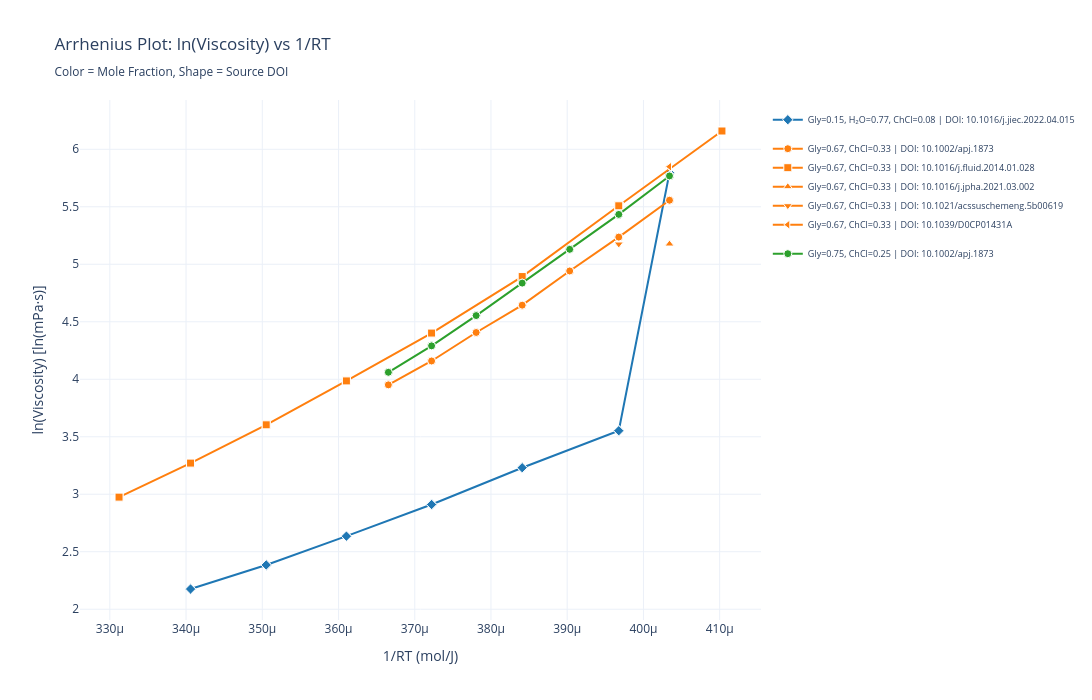

Here is the notebook cell this chart was saved with:
### Markdown cell above
### Plot 2: Single Plot - Color by Mole Fraction, Shape by Source DOI

### Code cell
# Create single plot: color by mole fraction, shape by source_doi
fig = go.Figure()

# Get unique mole fraction combinations and source DOIs
unique_combos = sorted(df_viscosity['mole_fraction_combo'].unique())
unique_dois = sorted(df_viscosity['source_doi'].dropna().unique())

# Color palette for mole fractions
colors = ['#1f77b4', '#ff7f0e', '#2ca02c', '#d62728', '#9467bd', '#8c564b', '#e377c2', '#7f7f7f', '#bcbd22', '#17becf']

# Marker shapes for different DOIs (circle, square, diamond, triangle, etc.)
marker_symbols = ['circle', 'square', 'diamond', 'triangle-up', 'triangle-down', 
                  'triangle-left', 'triangle-right', 'star', 'pentagon', 'hexagon',
                  'cross', 'x', 'diamond-wide', 'diamond-tall']

print(f"Found {len(unique_dois)} unique source DOIs")
print(f"Found {len(unique_combos)} unique mole fraction combinations")

# Create traces for each combination of (mole_fraction_combo, source_doi)
for combo_idx, combo in enumerate(unique_combos):
    combo_color = colors[combo_idx % len(colors)]
    
    for doi_idx, doi in enumerate(unique_dois):
        # Filter data for this specific combination
        filtered_data = df_viscosity[
            (df_viscosity['mole_fraction_combo'] == combo) & 
            (df_viscosity['source_doi'] == doi)
        ].copy()
        
        if len(filtered_data) > 0:
            # Calculate 1/RT and ln(viscosity) for Arrhenius plot
            R = 8.314  # J/(mol·K)
            filtered_data['inv_RT'] = 1 / (R * filtered_data['temperature'])
            filtered_data['ln_viscosity'] = np.log(filtered_data['viscosity_1000'])
            
            # Sort by inv_RT
            filtered_data = filtered_data.sort_values('inv_RT')
            
            # Create trace name that includes both mole fraction and DOI
            trace_name = f"{combo} | DOI: {doi[:30]}..." if len(doi) > 30 else f"{combo} | DOI: {doi}"
            
            # Add trace
            fig.add_trace(go.Scatter(
                x=filtered_data['inv_RT'],
                y=filtered_data['ln_viscosity'],
                mode='lines+markers',
                name=trace_name,
                line=dict(color=combo_color, width=2, dash='solid'),
                marker=dict(
                    symbol=marker_symbols[doi_idx % len(marker_symbols)],
                    size=8,
                    color=combo_color,
                    line=dict(width=1, color='white')
                ),
                legendgroup=combo,  # Group by mole fraction in legend
                hovertemplate='<b>%{fullData.name}</b><br>' +
                              '1/RT: %{x:.6f} mol/J<br>' +
                              'ln(Viscosity): %{y:.3f}<br>' +
                              'Temperature: %{customdata:.2f} K<br>' +
                              'Viscosity: %{text:.2f} mPa·s<br>' +
                              '<extra></extra>',
                customdata=filtered_data['temperature'],
                text=filtered_data['viscosity_1000']
            ))

# Update layout
fig.update_layout(
    title='Arrhenius Plot: ln(Viscosity) vs 1/RT<br><sub>Color = Mole Fraction, Shape = Source DOI</sub>',
    xaxis_title='1/RT (mol/J)',
    yaxis_title='ln(Viscosity) [ln(mPa·s)]',
    hovermode='closest',
    template='plotly_white',
    width=1200,
    height=700,
    legend=dict(
        yanchor="top",
        y=0.99,
        xanchor="left",
        x=1.01,
        font=dict(size=9)
    )
)

# Show the interactive plot
fig.show()

print(f"\n✅ Created Arrhenius plot with:")
print(f"   - {len(unique_combos)} mole fraction combinations (colors)")
print(f"   - {len(unique_dois)} source DOIs (marker shapes)")
print(f"   - Click legend items to show/hide traces")

### Figure 1 — Plotly figure (JSON) as saved in the notebook; plotly's stock layout.template omitted (floating-point values rounded to 4 significant figures)
{"data": [{"customdata": [353.1, 353.1, 353.1, 343.1, 343.1, 343.1, 333.1, 333.1, 333.1, 323.1, 323.1, 323.1, 313.1, 313.1, 313.1, 303.1, 303.1, 303.1, 298.1, 298.1, 298.1], "hovertemplate": "<b>%{fullData.name}</b><br>1/RT: %{x:.6f} mol/J<br>ln(Viscosity): %{y:.3f}<br>Temperature: %{customdata:.2f} K<br>Viscosity: %{text:.2f} mPa·s<br><extra></extra>", "legendgroup": "Gly=0.15, H₂O=0.77, ChCl=0.08", "line": {"color": "#1f77b4", "dash": "solid", "width": 2}, "marker": {"color": "#1f77b4", "line": {"color": "white", "width": 1}, "size": 8, "symbol": "diamond"}, "mode": "lines+markers", "name": "Gly=0.15, H₂O=0.77, ChCl=0.08 | DOI: 10.1016/j.jiec.2022.04.015", "text": [8.81, 8.81, 8.81, 10.86, 10.86, 10.86, 13.95, 13.95, 13.95, 18.37, 18.37, 18.37, 25.3, 25.3, 25.3, 34.9, 34.9, 34.9, 329, 329, 329], "type": "scatter", "x": [0.0003406, 0.0003406, 0.0003406, 0.0003505, 0.0003505, 0.0003505, 0.000361, 0.000361, 0.000361, 0.0003722, 0.0003722, 0.0003722, 0.0003841, 0.0003841, 0.0003841, 0.0003968, 0.0003968, 0.0003968, 0.0004034, 0.0004034, 0.0004034], "y": [2.176, 2.176, 2.176, 2.385, 2.385, 2.385, 2.635, 2.635, 2.635, 2.911, 2.911, 2.911, 3.231, 3.231, 3.231, 3.552, 3.552, 3.552, 5.796, 5.796, 5.796]}, {"customdata": [328.1, 328.1, 323.1, 323.1, 318.1, 318.1, 313.1, 313.1, 308.1, 308.1, 303.1, 303.1, 298.1, 298.1], "hovertemplate": "<b>%{fullData.name}</b><br>1/RT: %{x:.6f} mol/J<br>ln(Viscosity): %{y:.3f}<br>Temperature: %{customdata:.2f} K<br>Viscosity: %{text:.2f} mPa·s<br><extra></extra>", "legendgroup": "Gly=0.67, ChCl=0.33", "line": {"color": "#ff7f0e", "dash": "solid", "width": 2}, "marker": {"color": "#ff7f0e", "line": {"color": "white", "width": 1}, "size": 8, "symbol": "circle"}, "mode": "lines+markers", "name": "Gly=0.67, ChCl=0.33 | DOI: 10.1002/apj.1873", "text": [52, 52, 64, 64, 82, 82, 104, 104, 140, 140, 188, 188, 259, 259], "type": "scatter", "x": [0.0003665, 0.0003665, 0.0003722, 0.0003722, 0.0003781, 0.0003781, 0.0003841, 0.0003841, 0.0003903, 0.0003903, 0.0003968, 0.0003968, 0.0004034, 0.0004034], "y": [3.951, 3.951, 4.159, 4.159, 4.407, 4.407, 4.644, 4.644, 4.942, 4.942, 5.236, 5.236, 5.557, 5.557]}, {"customdata": [363.1, 363.1, 353.1, 353.1, 343.1, 343.1, 333.1, 333.1, 333.1, 333.1, 323.1, 323.1, 323.1, 323.1, 313.1, 313.1, 313.1, 313.1, 303.1, 303.1, 303.1, 303.1, 303.1, 303.1, 293.1, 293.1, 293.1, 293.1, 293.1, 293.1], "hovertemplate": "<b>%{fullData.name}</b><br>1/RT: %{x:.6f} mol/J<br>ln(Viscosity): %{y:.3f}<br>Temperature: %{customdata:.2f} K<br>Viscosity: %{text:.2f} mPa·s<br><extra></extra>", "legendgroup": "Gly=0.67, ChCl=0.33", "line": {"color": "#ff7f0e", "dash": "solid", "width": 2}, "marker": {"color": "#ff7f0e", "line": {"color": "white", "width": 1}, "size": 8, "symbol": "square"}, "mode": "lines+markers", "name": "Gly=0.67, ChCl=0.33 | DOI: 10.1016/j.fluid.2014.01.028", "text": [19.59, 19.59, 26.33, 26.33, 36.74, 36.74, 53.81, 53.81, 53.81, 53.81, 81.59, 81.59, 81.59, 81.59, 133.4, 133.4, 133.4, 133.4, 246.8, 246.8, 246.8, 246.8, 246.8, 246.8, 473.0, 473.0, 473.0, 473.0, 473.0, 473.0], "type": "scatter", "x": [0.0003312, 0.0003312, 0.0003406, 0.0003406, 0.0003505, 0.0003505, 0.000361, 0.000361, 0.000361, 0.000361, 0.0003722, 0.0003722, 0.0003722, 0.0003722, 0.0003841, 0.0003841, 0.0003841, 0.0003841, 0.0003968, 0.0003968, 0.0003968, 0.0003968, 0.0003968, 0.0003968, 0.0004103, 0.0004103, 0.0004103, 0.0004103, 0.0004103, 0.0004103], "y": [2.975, 2.975, 3.271, 3.271, 3.604, 3.604, 3.985, 3.985, 3.985, 3.985, 4.402, 4.402, 4.402, 4.402, 4.893, 4.893, 4.893, 4.893, 5.509, 5.509, 5.509, 5.509, 5.509, 5.509, 6.159, 6.159, 6.159, 6.159, 6.159, 6.159]}, {"customdata": [298.1, 298.1, 298.1, 298.1, 298.1, 298.1, 298.1, 298.1], "hovertemplate": "<b>%{fullData.name}</b><br>1/RT: %{x:.6f} mol/J<br>ln(Viscosity): %{y:.3f}<br>Temperature: %{customdata:.2f} K<br>Viscosity: %{text:.2f} mPa·s<br><extra></extra>", "legendgroup": "Gly=0.67, ChCl=0.33", "line": {"color": "#ff7f0e", "dash": "solid", "width": 2}, "marker": {"color": "#ff7f0e", "line": {"color": "white", "width": 1}, "size": 8, "symbol": "triangle-up"}, "mode": "lines+markers", "name": "Gly=0.67, ChCl=0.33 | DOI: 10.1016/j.jpha.2021.03.002", "text": [177, 177, 177, 177, 177, 177, 177, 177], "type": "scatter", "x": [0.0004034, 0.0004034, 0.0004034, 0.0004034, 0.0004034, 0.0004034, 0.0004034, 0.0004034], "y": [5.176, 5.176, 5.176, 5.176, 5.176, 5.176, 5.176, 5.176]}, {"customdata": [303.1, 303.1, 303.1, 303.1, 303.1, 303.1], "hovertemplate": "<b>%{fullData.name}</b><br>1/RT: %{x:.6f} mol/J<br>ln(Viscosity): %{y:.3f}<br>Temperature: %{customdata:.2f} K<br>Viscosity: %{text:.2f} mPa·s<br><extra></extra>", "legendgroup": "Gly=0.67, ChCl=0.33", "line": {"color": "#ff7f0e", "dash": "solid", "width": 2}, "marker": {"color": "#ff7f0e", "line": {"color": "white", "width": 1}, "size": 8, "symbol": "triangle-down"}, "mode": "lines+markers", "name": "Gly=0.67, ChCl=0.33 | DOI: 10.1021/acssuschemeng.5b00619", "text": [177, 177, 177, 177, 177, 177], "type": "scatter", "x": [0.0003968, 0.0003968, 0.0003968, 0.0003968, 0.0003968, 0.0003968], "y": [5.176, 5.176, 5.176, 5.176, 5.176, 5.176]}, {"customdata": [298.1, 298.1, 298.1, 298.1, 298.1, 298.1, 298.1, 298.1], "hovertemplate": "<b>%{fullData.name}</b><br>1/RT: %{x:.6f} mol/J<br>ln(Viscosity): %{y:.3f}<br>Temperature: %{customdata:.2f} K<br>Viscosity: %{text:.2f} mPa·s<br><extra></extra>", "legendgroup": "Gly=0.67, ChCl=0.33", "line": {"color": "#ff7f0e", "dash": "solid", "width": 2}, "marker": {"color": "#ff7f0e", "line": {"color": "white", "width": 1}, "size": 8, "symbol": "triangle-left"}, "mode": "lines+markers", "name": "Gly=0.67, ChCl=0.33 | DOI: 10.1039/D0CP01431A", "text": [346.7, 346.7, 346.7, 346.7, 346.7, 346.7, 346.7, 346.7], "type": "scatter", "x": [0.0004034, 0.0004034, 0.0004034, 0.0004034, 0.0004034, 0.0004034, 0.0004034, 0.0004034], "y": [5.849, 5.849, 5.849, 5.849, 5.849, 5.849, 5.849, 5.849]}, {"customdata": [328.1, 328.1, 323.1, 323.1, 318.1, 318.1, 313.1, 313.1, 308.1, 308.1, 303.1, 303.1, 298.1, 298.1, 298.1, 298.1], "hovertemplate": "<b>%{fullData.name}</b><br>1/RT: %{x:.6f} mol/J<br>ln(Viscosity): %{y:.3f}<br>Temperature: %{customdata:.2f} K<br>Viscosity: %{text:.2f} mPa·s<br><extra></extra>", "legendgroup": "Gly=0.75, ChCl=0.25", "line": {"color": "#2ca02c", "dash": "solid", "width": 2}, "marker": {"color": "#2ca02c", "line": {"color": "white", "width": 1}, "size": 8, "symbol": "circle"}, "mode": "lines+markers", "name": "Gly=0.75, ChCl=0.25 | DOI: 10.1002/apj.1873", "text": [58, 58, 73, 73, 95, 95, 126, 126, 169, 169, 229, 229, 320, 320, 320, 320], "type": "scatter", "x": [0.0003665, 0.0003665, 0.0003722, 0.0003722, 0.0003781, 0.0003781, 0.0003841, 0.0003841, 0.0003903, 0.0003903, 0.0003968, 0.0003968, 0.0004034, 0.0004034, 0.0004034, 0.0004034], "y": [4.06, 4.06, 4.29, 4.29, 4.554, 4.554, 4.836, 4.836, 5.13, 5.13, 5.434, 5.434, 5.768, 5.768, 5.768, 5.768]}], "layout": {"height": 700, "hovermode": "closest", "legend": {"font": {"size": 9}, "x": 1.01, "xanchor": "left", "y": 0.99, "yanchor": "top"}, "title": {"text": "Arrhenius Plot: ln(Viscosity) vs 1/RT<br><sub>Color = Mole Fraction, Shape = Source DOI</sub>"}, "width": 1200, "xaxis": {"title": {"text": "1/RT (mol/J)"}}, "yaxis": {"title": {"text": "ln(Viscosity) [ln(mPa·s)]"}}}}
